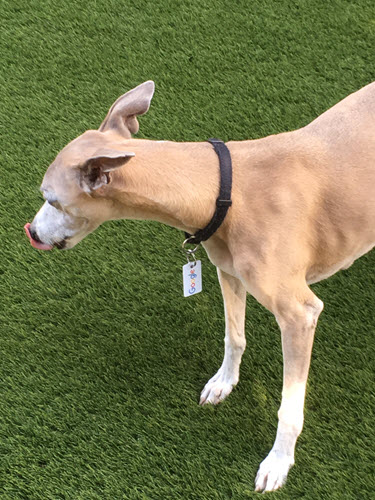
#> input picture Resources/image/demo-image.jpg, 375 x 500 px, found by its file name
$ python practical1.py
#> lines starting #> are read from the running program, lines starting #| are printed output that depends on the picture
import cv2
import numpy as np

import warnings
warnings.simplefilter('ignore')

image1_gray = cv2.imread("Resources/image/demo-image.jpg",cv2.IMREAD_GRAYSCALE)
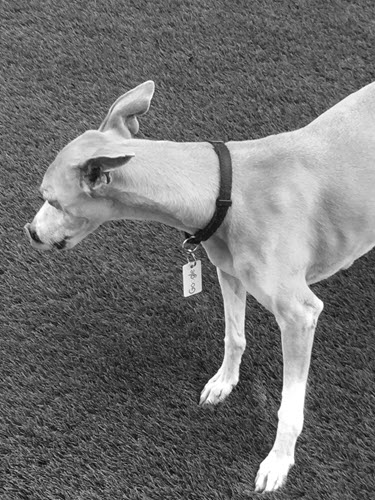
#> image1_gray: shape (500, 375); min 0, max 255, mean 112.1
image1_color = cv2.imread("Resources/image/demo-image.jpg",cv2.IMREAD_COLOR)
#> image1_color is the input picture: shape (500, 375, 3); mean B, G, R 76.5, 117.8, 114.4

print(image1_gray.shape)
#| (500, 375)

cv2.imshow("gray image",image1_gray)
cv2.imshow("color image",image1_color)

blank=np.zeros([500,375],dtype='uint8')

cv2.imshow("blank image",blank)

cv2.waitKey(0)
